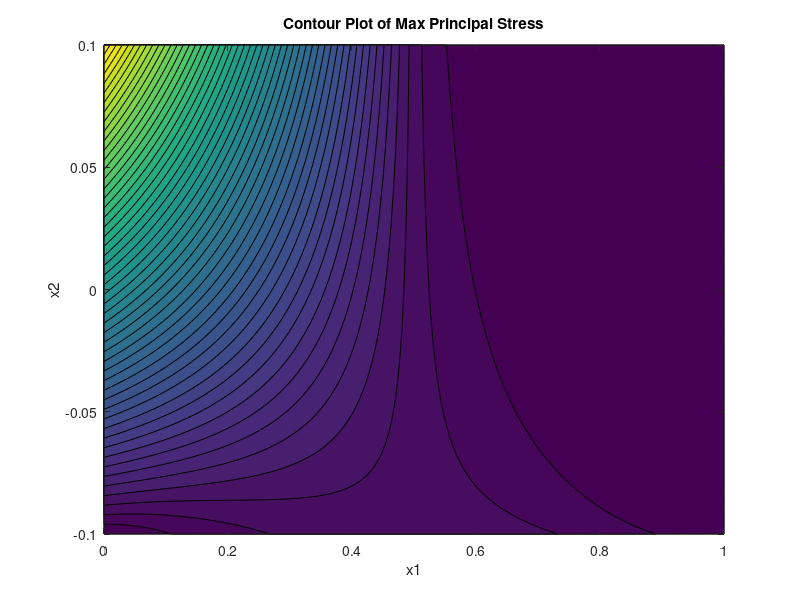
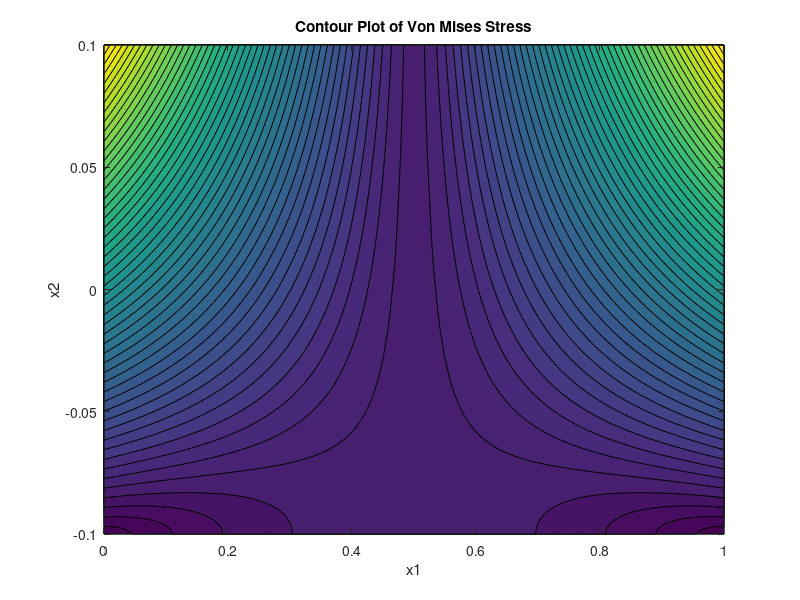

These charts were generated, in order, by the following MATLAB code:
%%MEGN 412 - Homework 1 - Problem 3
% Nicole Thomas
% March 1, 2018
%
clear all
clear
clc
%Plots contours of the max principal stress in the region defined below for
%x1 and x2
L = 1.0;
c = 0.1;
P = 1;
%
x1 = linspace(0,1);
x2 = linspace(-c,c);

% sigma_1 = (3*P/4*c^3)*(-x1*x2 + sqrt((c^2-x2^2)^2 + x1^2*x2^2));
% sigma_2 = (3*P/4*c^3)*(-x1*x2 - sqrt((c^2-x2^2)^2 + x1^2*x2^2));


for i = 1:length(x1)
    for j = 1:length(x2)
        sigma_1(i,j) = (3*P/(4*c^3))*(-x1(i)*x2(j) + sqrt((c^2-x2(j)^2)^2 + x1(i)^2*x2(j)^2));
    end
end
figure
contourf(x1,x2,sigma_1,50)
title('Contour Plot of Max Principal Stress')
xlabel('x1')
ylabel('x2')

%%Part c: Plots contours of the von Mises stress in the region 0<=x1<=L,
%%-c<=x2<=c

for i = 1:length(x1)
    for j = 1:length(x2)
        sigma_1(i,j) = (3*P/(4*c^3))*(-x1(i)*x2(j) + sqrt((c^2-x2(j)^2)^2 + x1(i)^2*x2(j)^2));
        sigma_2(i,j) = (3*P/(4*c^3))*(-x1(i)*x2(j) - sqrt((c^2-x2(j)^2)^2 + x1(i)^2*x2(j)^2));
        sigma_12(i,j) = (3*P/(4*c^3))*(sqrt((c^2-x2(j)^2)^2 + x1(i)^2*x2(j)^2));
        
        sigma_v(i,j) = sqrt(sigma_1(i,j)^2 - sigma_1(i,j)*sigma_2(i,j) +...
            sigma_2(i,j)^2 + 3*sigma_12(i,j));
    end
end

figure
contourf(x1,x2,sigma_v,50)
title('Contour Plot of Von Mises Stress')
xlabel('x1')
ylabel('x2')